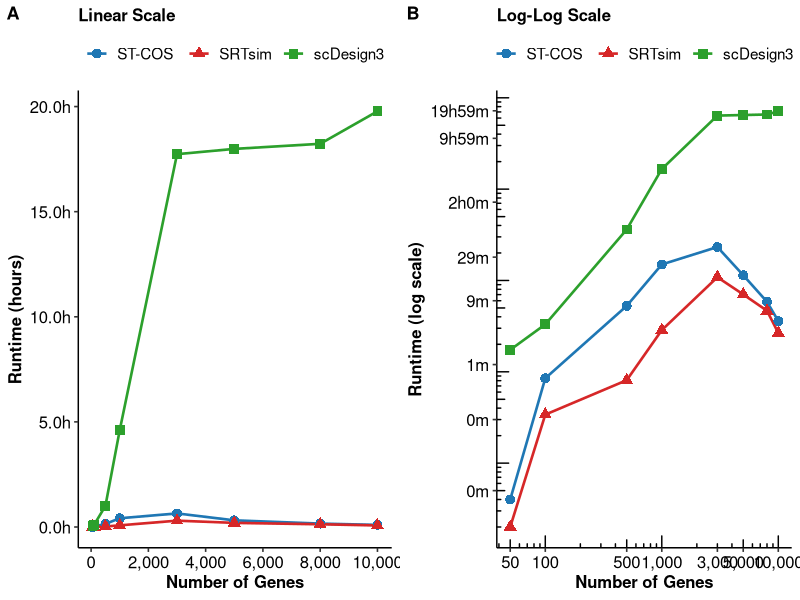
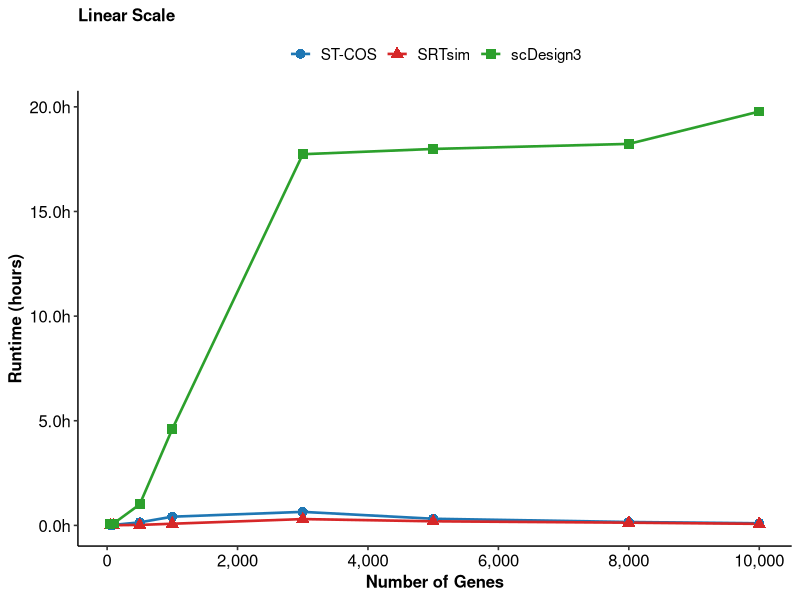
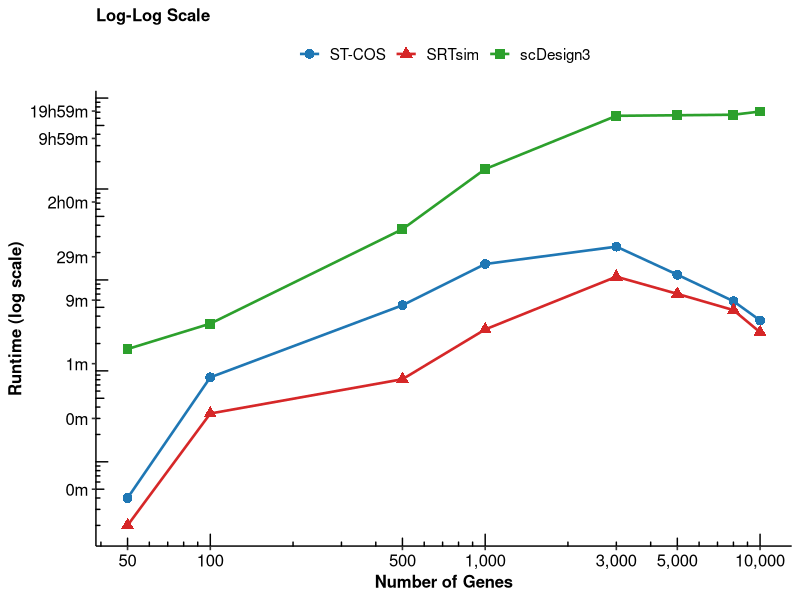

Source code (R) for these figures, in order:
#!/usr/bin/env Rscript
suppressPackageStartupMessages({
  library(ggplot2)
  library(lubridate)
  library(scales)
  library(ggpubr)
  library(cowplot)
})

out_dir <- "./Reference_based"

df <- data.frame(
  Methods = c(rep("ST-COS", 8), rep("SRTsim", 8), rep("scDesign3", 8)),
  N_genes = c(50, 100, 500, 1000, 3000, 5000, 8000, 10000,
              50, 100, 500, 1000, 3000, 5000, 8000, 10000,
              50, 100, 500, 1000, 3000, 5000, 8000, 10000),
  Time_str = c(
    "0:00:04", "0:01:25", "0:08:47", "0:24:58", "0:38:45", "0:19:02", "0:09:44", "0:05:59",
    "0:00:02", "0:00:34", "0:01:21", "0:04:46", "0:18:06", "0:11:43", "0:07:46", "0:04:26",
    "0:02:54", "0:05:31", "1:00:17", "4:36:34", "17:44:07", "17:59:14", "18:13:43", "19:46:35"
  )
)

df$Time_sec <- period_to_seconds(hms(df$Time_str))
df$Methods  <- factor(df$Methods, levels = c("ST-COS", "SRTsim", "scDesign3"))

method_colors <- c("ST-COS" = "#1F77B4", "SRTsim" = "#D62728", "scDesign3" = "#2CA02C")
method_shapes <- c("ST-COS" = 16, "SRTsim" = 17, "scDesign3" = 15)

base_aes <- list(
  geom_line(linewidth = 0.9),
  geom_point(size = 3),
  scale_color_manual(values = method_colors),
  scale_shape_manual(values = method_shapes),
  scale_x_continuous(
    breaks = c(0, 2000, 4000, 6000, 8000, 10000),
    labels = label_comma()
  ),
  labs(
    x = "Number of Genes",
    color = NULL, shape = NULL
  ),
  theme_pubr(base_size = 12),
  theme(
    legend.position  = "top",
    legend.text      = element_text(size = 11),
    axis.title       = element_text(face = "bold"),
    plot.title       = element_text(face = "bold", size = 12),
    plot.subtitle    = element_text(size = 9, color = "gray40")
  )
)

## ---- Panel A: regular scale ------------------------------------------
p_linear <- ggplot(df, aes(x = N_genes, y = Time_sec / 3600,
                           color = Methods, shape = Methods)) +
  base_aes +
  labs(y = "Runtime (hours)",
       title = "Linear Scale") +
  scale_y_continuous(labels = function(x) sprintf("%.1fh", x))

## ---- Panel B: log-log scale ------------------------------------------
time_fmt <- function(x) {
  h <- x %/% 3600; m <- (x %% 3600) %/% 60
  ifelse(h > 0, paste0(h, "h", m, "m"), paste0(m, "m"))
}

p_loglog <- ggplot(df, aes(x = N_genes, y = Time_sec,
                           color = Methods, shape = Methods)) +
  base_aes +
  scale_y_log10(
    breaks = c(5, 30, 120, 600, 1800, 7200, 36000, 72000),
    labels = time_fmt
  ) +
  scale_x_log10(
    breaks = c(50, 100, 500, 1000, 3000, 5000, 10000),
    labels = label_comma()
  ) +
  annotation_logticks(sides = "bl", size = 0.3) +
  labs(y = "Runtime (log scale)",
       title = "Log-Log Scale")

## ---- Combine ----------------------------------------------------------
combined <- plot_grid(
  p_linear, p_loglog,
  ncol   = 2,
  labels = c("A", "B"),
  label_size = 13,
  align  = "h", axis = "tb"
)

ggsave(file.path(out_dir, "benchmark_runtime_combined.pdf"),
       combined, width = 12, height = 5, bg = "white")
message("Saved: benchmark_runtime_combined.pdf")

## individual files
ggsave(file.path(out_dir, "benchmark_runtime_linear.pdf"),
       p_linear, width = 6, height = 5, bg = "white")
ggsave(file.path(out_dir, "benchmark_runtime_loglog.pdf"),
       p_loglog, width = 6, height = 5, bg = "white")
message("Saved individual PDFs.")
